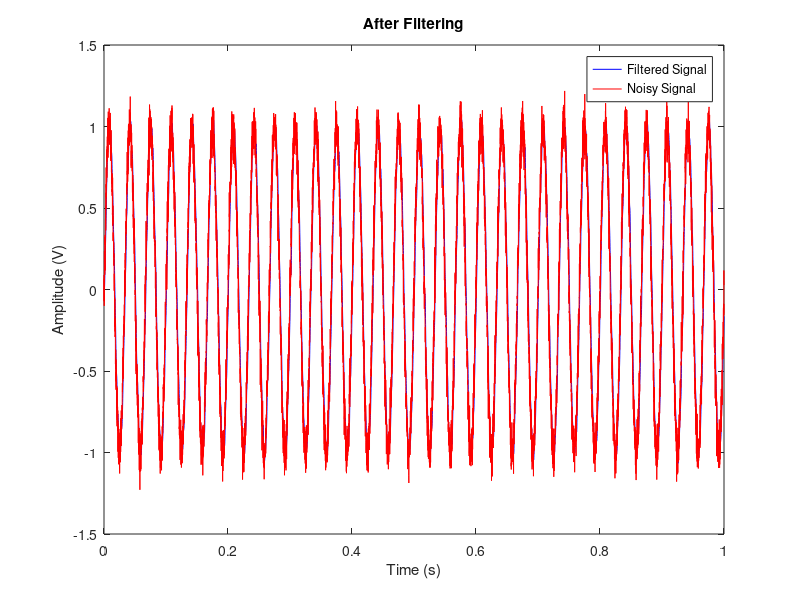

Write MATLAB code to recreate this figure.
clc; clear; close;

fs = 9000; %Sampling
t = 0:1/fs:1;
f = 30; %Signal

x = sin(2*pi*f*t); %Generate signal

y = awgn(x,20,"measured");


fc = 550;
[b,a] = butter(4, (2*fc)/fs);

z = filter(b,a,y);

figure
plot(t, z, 'b', t, y, 'r');
xlabel('Time (s)');
ylabel('Amplitude (V)');
title("After Filtering")
legend('Filtered Signal', 'Noisy Signal');

%FINDING SNR

signal_power = rms(x)^2;
noise_power = rms(y)^2;
filtered_noise_power = rms(z-x)^2;

snr_before = 10*log10(signal_power/noise_power);
snr_after = 10*log10(signal_power/filtered_noise_power);

fprintf('SNR before filtering: %f dB\n', snr_before);
fprintf('SNR after filtering: %f dB\n', snr_after);